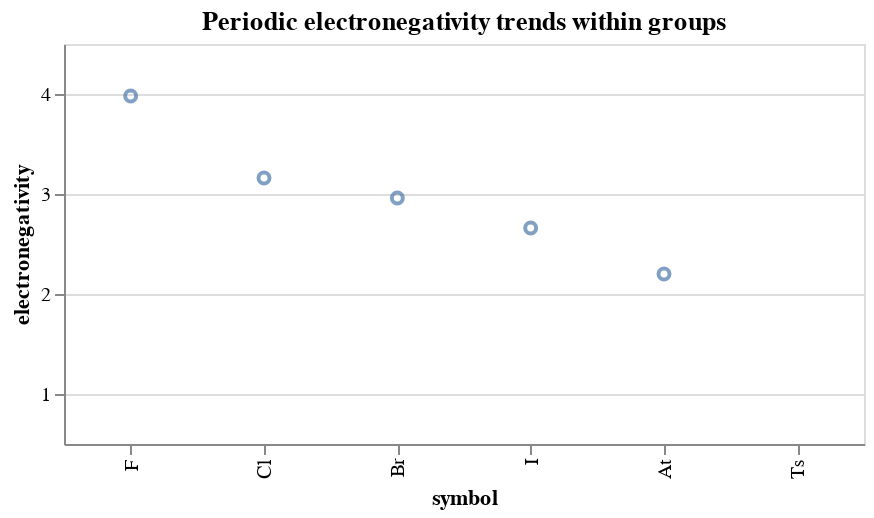

Notebook code for this chart:
### Code cell
slider = alt.binding_range(min=1, max=18, step=1, name='group:')
selector = alt.selection_single(fields=['group'], bind=slider, init={'group': 17})

chart = (
    alt.Chart(elements_, title=f"Periodic electronegativity trends within groups").mark_point()
    .encode(
        x=alt.X('symbol:N', sort=elements.symbol.to_numpy()),
        y=alt.Y('electronegativity:Q', scale=alt.Scale(domain=(0.5, 4.5))),
        tooltip=['symbol','atomic number','atomic mass']
    )
    .add_selection(selector)
    .transform_filter(selector)
    .properties(width=400, height=200)
    .interactive()
)
chart

### Figure 1 — Vega-Lite specification as saved in the notebook (floating-point values rounded to 4 significant figures)
{"config": {"view": {"continuousWidth": 400, "continuousHeight": 300}}, "data": {"name": "data-a8700ed016eab873423f183c92fc2774"}, "mark": "point", "encoding": {"tooltip": [{"type": "nominal", "field": "symbol"}, {"type": "quantitative", "field": "atomic number"}, {"type": "nominal", "field": "atomic mass"}], "x": {"type": "nominal", "field": "symbol", "sort": ["H", "He", "Li", "Be", "B", "C", "N", "O", "F", "Ne", "Na", "Mg", "Al", "Si", "P", "S", "Cl", "Ar", "K", "Ca", "Sc", "Ti", "V", "Cr", "Mn", "Fe", "Co", "Ni", "Cu", "Zn", "Ga", "Ge", "As", "Se", "Br", "Kr", "Rb", "Sr", "Y", "Zr", "Nb", "Mo", "Tc", "Ru", "Rh", "Pd", "Ag", "Cd", "In", "Sn", "Sb", "Te", "I", "Xe", "Cs", "Ba", "La", "Ce", "Pr", "Nd", "Pm", "Sm", "Eu", "Gd", "Tb", "Dy", "Ho", "Er", "Tm", "Yb", "Lu", "Hf", "Ta", "W", "Re", "Os", "Ir", "Pt", "Au", "Hg", "Tl", "Pb", "Bi", "Po", "At", "Rn", "Fr", "Ra", "Ac", "Th", "Pa", "U", "Np", "Pu", "Am", "Cm", "Bk", "Cf", "Es", "Fm", "Md", "No", "Lr", "Rf", "Db", "Sg", "Bh", "Hs", "Mt", "Ds", "Rg", "Cn", "Nh", "Fl", "Mc", "Lv", "Ts", "Og"]}, "y": {"type": "quantitative", "field": "electronegativity", "scale": {"domain": [0.5, 4.5]}}}, "height": 200, "selection": {"selector001": {"type": "single", "fields": ["group"], "bind": {"input": "range", "max": 18, "min": 1, "name": "group:", "step": 1}, "init": {"group": 17}}, "selector002": {"type": "interval", "bind": "scales", "encodings": ["x", "y"]}}, "title": "Periodic electronegativity trends within groups", "transform": [{"filter": {"selection": "selector001"}}], "width": 400, "$schema": "https://vega.github.io/schema/vega-lite/v4.8.1.json", "datasets": {"data-a8700ed016eab873423f183c92fc2774": [{"group": 1, "electronegativity": 2.2, "atomic number": 1, "atomic mass": "1.00794", "symbol": "H"}, {"group": 18, "electronegativity": null, "atomic number": 2, "atomic mass": "4.002602", "symbol": "He"}, {"group": 1, "electronegativity": 0.98, "atomic number": 3, "atomic mass": "6.941", "symbol": "Li"}, {"group": 2, "electronegativity": 1.57, "atomic number": 4, "atomic mass": "9.012182", "symbol": "Be"}, {"group": 13, "electronegativity": 2.04, "atomic number": 5, "atomic mass": "10.811", "symbol": "B"}, {"group": 14, "electronegativity": 2.55, "atomic number": 6, "atomic mass": "12.0107", "symbol": "C"}, {"group": 15, "electronegativity": 3.04, "atomic number": 7, "atomic mass": "14.0067", "symbol": "N"}, {"group": 16, "electronegativity": 3.44, "atomic number": 8, "atomic mass": "15.9994", "symbol": "O"}, {"group": 17, "electronegativity": 3.98, "atomic number": 9, "atomic mass": "18.9984032", "symbol": "F"}, {"group": 18, "electronegativity": null, "atomic number": 10, "atomic mass": "20.1797", "symbol": "Ne"}, {"group": 1, "electronegativity": 0.93, "atomic number": 11, "atomic mass": "22.98976928", "symbol": "Na"}, {"group": 2, "electronegativity": 1.31, "atomic number": 12, "atomic mass": "24.3050", "symbol": "Mg"}, {"group": 13, "electronegativity": 1.61, "atomic number": 13, "atomic mass": "26.9815386", "symbol": "Al"}, {"group": 14, "electronegativity": 1.9, "atomic number": 14, "atomic mass": "28.0855", "symbol": "Si"}, {"group": 15, "electronegativity": 2.19, "atomic number": 15, "atomic mass": "30.973762", "symbol": "P"}, {"group": 16, "electronegativity": 2.58, "atomic number": 16, "atomic mass": "32.065", "symbol": "S"}, {"group": 17, "electronegativity": 3.16, "atomic number": 17, "atomic mass": "35.453", "symbol": "Cl"}, {"group": 18, "electronegativity": null, "atomic number": 18, "atomic mass": "39.948", "symbol": "Ar"}, {"group": 1, "electronegativity": 0.82, "atomic number": 19, "atomic mass": "39.0983", "symbol": "K"}, {"group": 2, "electronegativity": 1.0, "atomic number": 20, "atomic mass": "40.078", "symbol": "Ca"}, {"group": 3, "electronegativity": 1.36, "atomic number": 21, "atomic mass": "44.955912", "symbol": "Sc"}, {"group": 4, "electronegativity": 1.54, "atomic number": 22, "atomic mass": "47.867", "symbol": "Ti"}, {"group": 5, "electronegativity": 1.63, "atomic number": 23, "atomic mass": "50.9415", "symbol": "V"}, {"group": 6, "electronegativity": 1.66, "atomic number": 24, "atomic mass": "51.9961", "symbol": "Cr"}, {"group": 7, "electronegativity": 1.55, "atomic number": 25, "atomic mass": "54.938045", "symbol": "Mn"}, {"group": 8, "electronegativity": 1.83, "atomic number": 26, "atomic mass": "55.845", "symbol": "Fe"}, {"group": 9, "electronegativity": 1.88, "atomic number": 27, "atomic mass": "58.933195", "symbol": "Co"}, {"group": 10, "electronegativity": 1.91, "atomic number": 28, "atomic mass": "58.6934", "symbol": "Ni"}, {"group": 11, "electronegativity": 1.9, "atomic number": 29, "atomic mass": "63.546", "symbol": "Cu"}, {"group": 12, "electronegativity": 1.65, "atomic number": 30, "atomic mass": "65.38", "symbol": "Zn"}, {"group": 13, "electronegativity": 1.81, "atomic number": 31, "atomic mass": "69.723", "symbol": "Ga"}, {"group": 14, "electronegativity": 2.01, "atomic number": 32, "atomic mass": "72.64", "symbol": "Ge"}, {"group": 15, "electronegativity": 2.18, "atomic number": 33, "atomic mass": "74.92160", "symbol": "As"}, {"group": 16, "electronegativity": 2.55, "atomic number": 34, "atomic mass": "78.96", "symbol": "Se"}, {"group": 17, "electronegativity": 2.96, "atomic number": 35, "atomic mass": "79.904", "symbol": "Br"}, {"group": 18, "electronegativity": null, "atomic number": 36, "atomic mass": "83.798", "symbol": "Kr"}, {"group": 1, "electronegativity": 0.82, "atomic number": 37, "atomic mass": "85.4678", "symbol": "Rb"}, {"group": 2, "electronegativity": 0.95, "atomic number": 38, "atomic mass": "87.62", "symbol": "Sr"}, {"group": 3, "electronegativity": 1.22, "atomic number": 39, "atomic mass": "88.90585", "symbol": "Y"}, {"group": 4, "electronegativity": 1.33, "atomic number": 40, "atomic mass": "91.224", "symbol": "Zr"}, {"group": 5, "electronegativity": 1.6, "atomic number": 41, "atomic mass": "92.90638", "symbol": "Nb"}, {"group": 6, "electronegativity": 2.16, "atomic number": 42, "atomic mass": "95.96", "symbol": "Mo"}, {"group": 7, "electronegativity": 1.9, "atomic number": 43, "atomic mass": "[98]", "symbol": "Tc"}, {"group": 8, "electronegativity": 2.2, "atomic number": 44, "atomic mass": "101.07", "symbol": "Ru"}, {"group": 9, "electronegativity": 2.28, "atomic number": 45, "atomic mass": "102.90550", "symbol": "Rh"}, {"group": 10, "electronegativity": 2.2, "atomic number": 46, "atomic mass": "106.42", "symbol": "Pd"}, {"group": 11, "electronegativity": 1.93, "atomic number": 47, "atomic mass": "107.8682", "symbol": "Ag"}, {"group": 12, "electronegativity": 1.69, "atomic number": 48, "atomic mass": "112.411", "symbol": "Cd"}, {"group": 13, "electronegativity": 1.78, "atomic number": 49, "atomic mass": "114.818", "symbol": "In"}, {"group": 14, "electronegativity": 1.96, "atomic number": 50, "atomic mass": "118.710", "symbol": "Sn"}, {"group": 15, "electronegativity": 2.05, "atomic number": 51, "atomic mass": "121.760", "symbol": "Sb"}, {"group": 16, "electronegativity": 2.1, "atomic number": 52, "atomic mass": "127.60", "symbol": "Te"}, {"group": 17, "electronegativity": 2.66, "atomic number": 53, "atomic mass": "126.90447", "symbol": "I"}, {"group": 18, "electronegativity": null, "atomic number": 54, "atomic mass": "131.293", "symbol": "Xe"}, {"group": 1, "electronegativity": 0.79, "atomic number": 55, "atomic mass": "132.9054519", "symbol": "Cs"}, {"group": 2, "electronegativity": 0.89, "atomic number": 56, "atomic mass": "137.327", "symbol": "Ba"}, {"group": 3, "electronegativity": 1.27, "atomic number": 71, "atomic mass": "174.9668", "symbol": "Lu"}, {"group": 4, "electronegativity": 1.3, "atomic number": 72, "atomic mass": "178.49", "symbol": "Hf"}, {"group": 5, "electronegativity": 1.5, "atomic number": 73, "atomic mass": "180.94788", "symbol": "Ta"}, {"group": 6, "electronegativity": 2.36, "atomic number": 74, "atomic mass": "183.84", "symbol": "W"}, {"group": 7, "electronegativity": 1.9, "atomic number": 75, "atomic mass": "186.207", "symbol": "Re"}, {"group": 8, "electronegativity": 2.2, "atomic number": 76, "atomic mass": "190.23", "symbol": "Os"}, {"group": 9, "electronegativity": 2.2, "atomic number": 77, "atomic mass": "192.217", "symbol": "Ir"}, {"group": 10, "electronegativity": 2.28, "atomic number": 78, "atomic mass": "195.084", "symbol": "Pt"}, {"group": 11, "electronegativity": 2.54, "atomic number": 79, "atomic mass": "196.966569", "symbol": "Au"}, {"group": 12, "electronegativity": 2.0, "atomic number": 80, "atomic mass": "200.59", "symbol": "Hg"}, {"group": 13, "electronegativity": 2.04, "atomic number": 81, "atomic mass": "204.3833", "symbol": "Tl"}, {"group": 14, "electronegativity": 2.33, "atomic number": 82, "atomic mass": "207.2", "symbol": "Pb"}, {"group": 15, "electronegativity": 2.02, "atomic number": 83, "atomic mass": "208.98040", "symbol": "Bi"}, {"group": 16, "electronegativity": 2.0, "atomic number": 84, "atomic mass": "[209]", "symbol": "Po"}, {"group": 17, "electronegativity": 2.2, "atomic number": 85, "atomic mass": "[210]", "symbol": "At"}, {"group": 18, "electronegativity": null, "atomic number": 86, "atomic mass": "[222]", "symbol": "Rn"}, {"group": 1, "electronegativity": 0.7, "atomic number": 87, "atomic mass": "[223]", "symbol": "Fr"}, {"group": 2, "electronegativity": 0.9, "atomic number": 88, "atomic mass": "[226]", "symbol": "Ra"}, {"group": 3, "electronegativity": 1.3, "atomic number": 103, "atomic mass": "[262]", "symbol": "Lr"}, {"group": 4, "electronegativity": null, "atomic number": 104, "atomic mass": "[267]", "symbol": "Rf"}, {"group": 5, "electronegativity": null, "atomic number": 105, "atomic mass": "[268]", "symbol": "Db"}, {"group": 6, "electronegativity": null, "atomic number": 106, "atomic mass": "[271]", "symbol": "Sg"}, {"group": 7, "electronegativity": null, "atomic number": 107, "atomic mass": "[272]", "symbol": "Bh"}, {"group": 8, "electronegativity": null, "atomic number": 108, "atomic mass": "[270]", "symbol": "Hs"}, {"group": 9, "electronegativity": null, "atomic number": 109, "atomic mass": "[276]", "symbol": "Mt"}, {"group": 10, "electronegativity": null, "atomic number": 110, "atomic mass": "[281]", "symbol": "Ds"}, {"group": 11, "electronegativity": null, "atomic number": 111, "atomic mass": "[280]", "symbol": "Rg"}, {"group": 12, "electronegativity": null, "atomic number": 112, "atomic mass": "[285]", "symbol": "Cn"}, {"group": 13, "electronegativity": null, "atomic number": 113, "atomic mass": "[284]", "symbol": "Nh"}, {"group": 14, "electronegativity": null, "atomic number": 114, "atomic mass": "[289]", "symbol": "Fl"}, {"group": 15, "electronegativity": null, "atomic number": 115, "atomic mass": "[288]", "symbol": "Mc"}, {"group": 16, "electronegativity": null, "atomic number": 116, "atomic mass": "[293]", "symbol": "Lv"}, {"group": 17, "electronegativity": null, "atomic number": 117, "atomic mass": "[294]", "symbol": "Ts"}, {"group": 18, "electronegativity": null, "atomic number": 118, "atomic mass": "[294]", "symbol": "Og"}]}}
